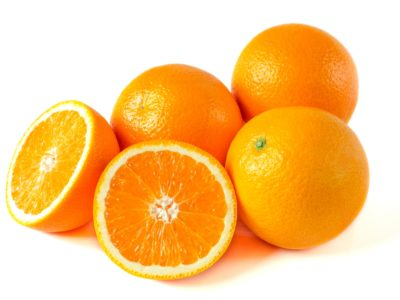
#> input picture Binarization/Orange.jpg, 400 x 300 px
$ python binarization.py
#> lines starting #> are read from the running program, lines starting #| are printed output that depends on the picture; after the words box and inside, x2 and y2 are one past the last pixel; in counts of white or black regions, pixels touching at a corner belong together
#!/usr/bin/env python3
# -*- coding: utf-8 -*-
"""
Created on Mon Sep 11 17:12:48 2023

@author: bmiit202006100110040
"""

import cv2
from matplotlib import pyplot as plt

img = cv2.imread("Orange.jpg",0)
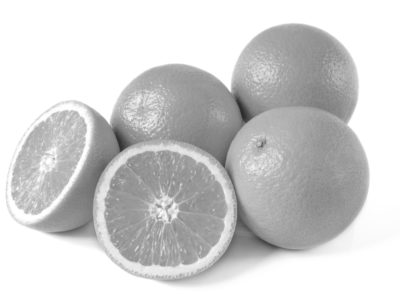
#> img: shape (300, 400); min 42, max 255, mean 208.8

hist = cv2.calcHist([img],[0],None,[256],[0,256])
#> hist = 256 values, max 49062 at index 255, min 0 at index 0, mean 468.8
plt.plot(hist, color='b')
plt.show()
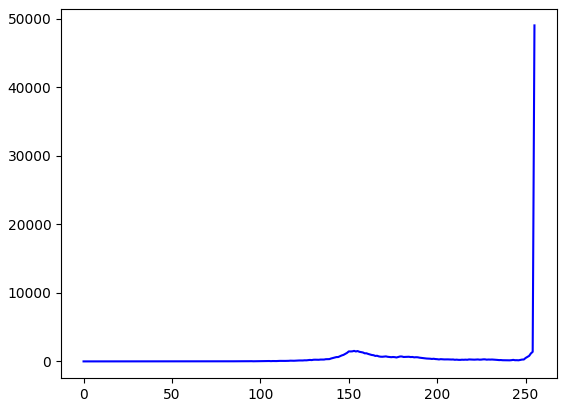
#> figure drawn by matplotlib, 1 panel; curve peaks at x = 255, y = 49062

cv2.imshow("Original", img)

thresh, new = cv2.threshold(img, 230, 255, cv2.THRESH_BINARY)
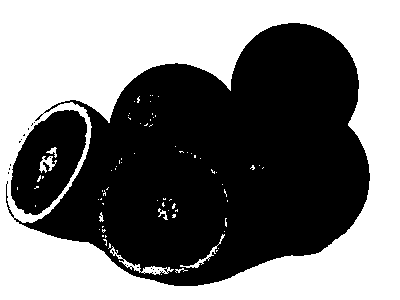
#> new: shape (300, 400); 47.9% white; 76 white regions (68 under 20 px), largest, box (x1, y1, x2, y2) and area: (0, 0, 400, 300) 56389, (110, 246, 174, 275) 310, (180, 234, 225, 268) 156
cv2.imshow("Histogram", new)
cv2.imwrite("Histogram.jpg", new)

thresh, new = cv2.threshold(img, 127, 255, cv2.THRESH_BINARY)
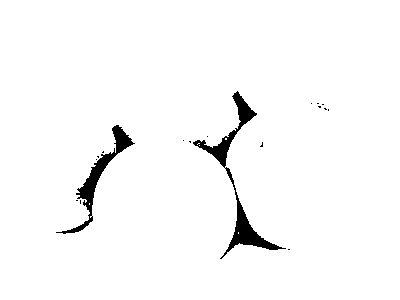
#> new: shape (300, 400); 97.4% white; 18 black regions (16 under 20 px), largest, box (x1, y1, x2, y2) and area: (193, 91, 286, 259) 1843, (56, 125, 135, 234) 1186
cv2.imshow("127", new)
cv2.imwrite("127.jpg", new)

avg = img.mean()
#> avg = 208.8
thresh, new = cv2.threshold(img, avg, 255, cv2.THRESH_BINARY)
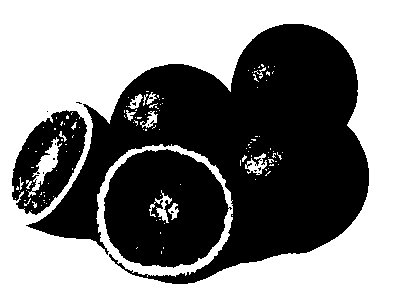
#> new: shape (300, 400); 52.6% white; 14 black regions (11 under 20 px), largest, box (x1, y1, x2, y2) and area: (26, 24, 369, 284) 41286, (104, 149, 232, 268) 11259, (12, 110, 87, 215) 4242
#> thresh = 208
cv2.imshow("Average = " + str(avg), new)
cv2.imwrite("Average.jpg", new)

thresh, otsu = cv2.threshold(img, 0, 255, cv2.THRESH_BINARY + cv2.THRESH_OTSU)
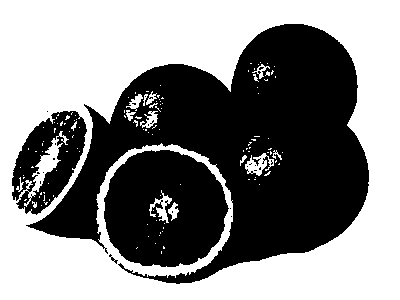
#> otsu: shape (300, 400); 53.3% white; 24 black regions (20 under 20 px), largest, box (x1, y1, x2, y2) and area: (26, 24, 369, 284) 40687, (104, 150, 229, 267) 11167, (12, 111, 87, 215) 4039, (109, 254, 118, 264) 26
#> thresh = 205
cv2.imshow("OTSU = " + str(thresh), otsu)
cv2.imwrite("OTSU.jpg", otsu)

cv2.waitKey(0)

cv2.destroyAllWindows()

$ run again, with Binarization/bottle.jpg copied over Binarization/Orange.jpg
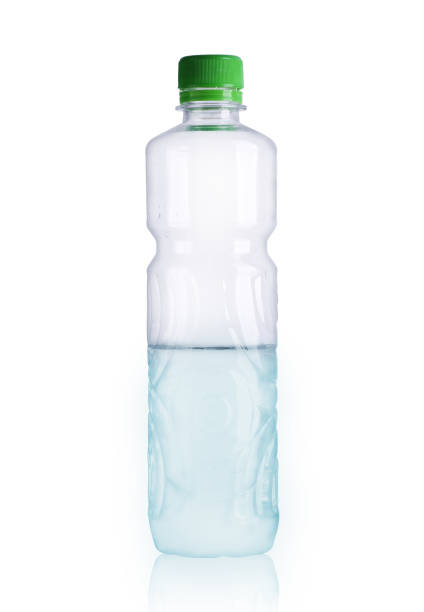
#> input picture Binarization/bottle.jpg, 424 x 612 px
#> hist = 256 values, max 173333 at index 255, min 0 at index 0, mean 1013.6
#> avg = 247.1
#> `thresh, new = cv2.threshold(img, avg, 255, cv2.THRESH_BINARY)`:
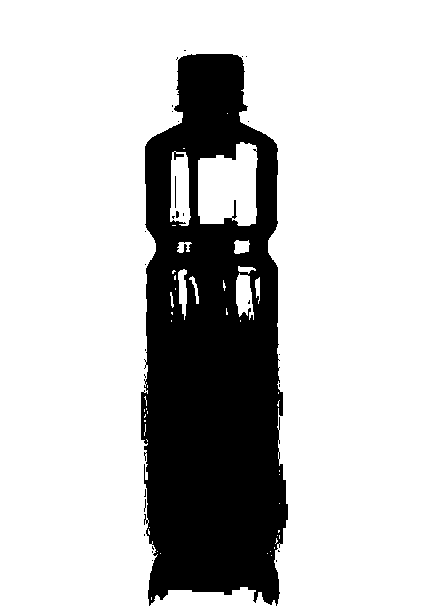
#> new: shape (612, 424); 77.2% white; 28 black regions (26 under 20 px), largest, box (x1, y1, x2, y2) and area: (141, 54, 288, 606) 58970, (175, 176, 176, 208) 32
#> `thresh, new = cv2.threshold(img, avg, 255, cv2.THRESH_BINARY)`: thresh = 247
#> `thresh, otsu = cv2.threshold(img, 0, 255, cv2.THRESH_BINARY + cv2.THRE..`:
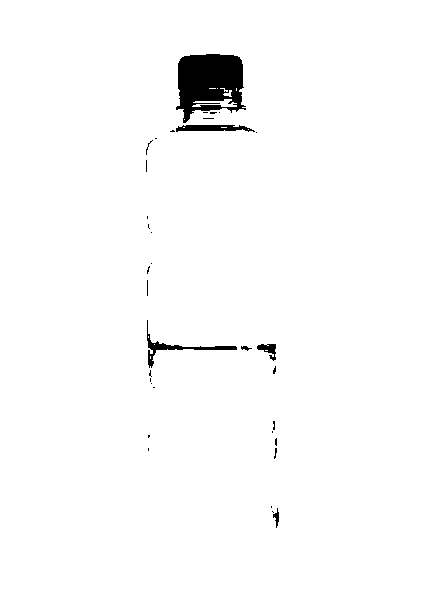
#> otsu: shape (612, 424); 98.2% white; 34 black regions (28 under 20 px), largest, box (x1, y1, x2, y2) and area: (176, 54, 246, 123) 3326, (147, 320, 237, 368) 491, (176, 125, 255, 132) 391, (257, 344, 276, 361) 158, (273, 508, 279, 528) 56, (241, 346, 252, 351) 29
#> `thresh, otsu = cv2.threshold(img, 0, 255, cv2.THRESH_BINARY + cv2.THRE..`: thresh = 189
